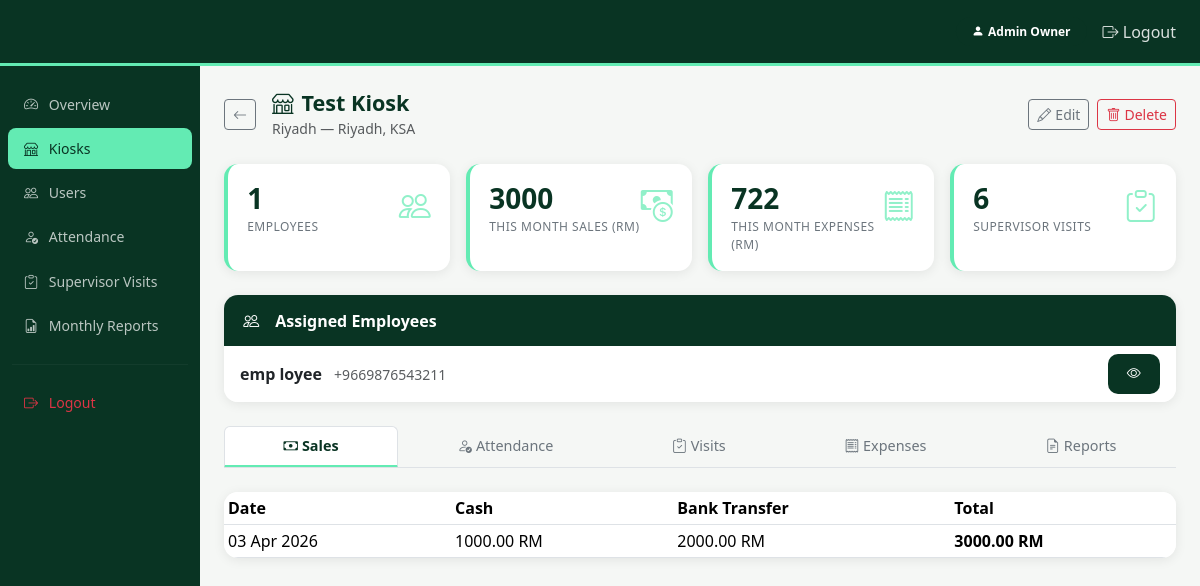
The page /owner/kiosk/3/ (signed in) on the database its author committed.
### accounts/models.py (models this page shows, shortened)
class User(AbstractUser):
    class Role(models.TextChoices):
        OWNER = 'owner', 'Owner'
        SUPERVISOR = 'supervisor', 'Supervisor'
        EMPLOYEE = 'employee', 'Employee'
    role = models.CharField(max_length=20, choices=Role.choices, default=Role.EMPLOYEE)
    phone = models.CharField(max_length=20, blank=True)
    profile_photo = models.ImageField(upload_to='profiles/', blank=True, null=True)
    kiosk = models.ForeignKey(
        'kiosks.Kiosk',
        on_delete=models.SET_NULL,
        null=True,
        blank=True,
        related_name='employees',
    )
    assigned_kiosks = models.ManyToManyField(
        'kiosks.Kiosk',
        blank=True,
        related_name='assigned_supervisors',
        help_text='Kiosks this supervisor is responsible for monitoring.',
    )
    @property
    def is_owner(self):
        return self.role == self.Role.OWNER

### kiosks/models.py (models this page shows, shortened)
class Kiosk(models.Model):
    name = models.CharField(max_length=100)
    location = models.CharField(max_length=200)
    address = models.TextField(blank=True)
    is_active = models.BooleanField(default=True)
    created_at = models.DateTimeField(auto_now_add=True)
    class Meta:
        ordering = ['name']

### sales/models.py (models this page shows, shortened)
class Sale(models.Model):
    kiosk = models.ForeignKey(
        'kiosks.Kiosk',
        on_delete=models.CASCADE,
        related_name='sales',
    )
    recorded_by = models.ForeignKey(
        settings.AUTH_USER_MODEL,
        on_delete=models.CASCADE,
        related_name='sales',
    )
    date = models.DateField()
    starting_cash        = models.DecimalField(max_digits=10, decimal_places=2, default=0)
    cash_amount          = models.DecimalField(max_digits=10, decimal_places=2, default=0)   # Cash Payments
    bank_transfer_amount = models.DecimalField(max_digits=10, decimal_places=2, default=0)   # QR Bank Account
    actual_cash          = models.DecimalField(max_digits=10, decimal_places=2, default=0)
    cashier_photo        = models.ImageField(upload_to='sales/cashier/', null=True, blank=True)
    notes = models.TextField(blank=True)
    created_at = models.DateTimeField(auto_now_add=True)
    class Meta:
        unique_together = ('kiosk', 'date')
        ordering = ['-date']
    @property
    def total(self):
        return self.cash_amount + self.bank_transfer_amount

### owner/views.py (the view)
# urls.py: path('kiosk/<int:kiosk_id>/', views.kiosk_detail, name='kiosk_detail'),
@login_required
@owner_required
def kiosk_detail(request, kiosk_id):
    kiosk = get_object_or_404(Kiosk, id=kiosk_id)
    today = timezone.localdate()
    this_month = today.replace(day=1)
    recent_sales = Sale.objects.filter(
        kiosk=kiosk, date__gte=this_month
    ).order_by('-date')
    recent_expenses = Expense.objects.filter(
        kiosk=kiosk, date__gte=this_month
    ).order_by('-date')
    recent_attendance = Attendance.objects.filter(
        kiosk=kiosk, date__gte=this_month
    ).select_related('employee').order_by('-date')
    recent_visits = SupervisorVisit.objects.filter(
        kiosk=kiosk
    ).select_related('supervisor').order_by('-date')[:10]
    recent_reports = DailyReport.objects.filter(
        kiosk=kiosk, date__gte=this_month
    ).select_related('submitted_by').order_by('-date')
    employees = kiosk.employees.filter(role='employee')
    month_sales = recent_sales.aggregate(
        cash=Sum('cash_amount'), bank=Sum('bank_transfer_amount')
    )
    total_month_sales = (month_sales['cash'] or 0) + (month_sales['bank'] or 0)
    total_month_expenses = recent_expenses.aggregate(
        t=Sum('amount')
    )['t'] or 0
    return render(request, 'owner/kiosk_detail.html', {
        'kiosk': kiosk,
        'employees': employees,
        'recent_sales': recent_sales,
        'recent_expenses': recent_expenses,
        'recent_attendance': recent_attendance,
        'recent_visits': recent_visits,
        'recent_reports': recent_reports,
        'total_month_sales': total_month_sales,
        'total_month_expenses': total_month_expenses,
        'today': today,
    })

### templates/owner/kiosk_detail.html (shortened to what this page needs)
{% extends 'base.html' %}
{% block content %}
<div class="d-flex align-items-center justify-content-between mb-2">
  <div class="d-flex align-items-center">
    <a href="{% url 'owner:kiosks_list' %}" class="btn btn-sm btn-outline-secondary me-3">
      <i class="bi bi-arrow-left"></i>
    </a>
    <div>
      <h4 class="fw-bold mb-0" style="color:var(--wt-dark);">
        <i class="bi bi-shop me-2"></i>{{ kiosk.name }}
      </h4>
      <small class="text-muted">{{ kiosk.location }}{% if kiosk.address %} — {{ kiosk.address }}{% endif %}</small>
    </div>
  </div>
  <div class="d-flex gap-2">
    <a href="{% url 'owner:edit_kiosk' kiosk.id %}" class="btn btn-sm btn-outline-secondary">
      <i class="bi bi-pencil me-1"></i>Edit
    </a>
    <a href="{% url 'owner:delete_kiosk' kiosk.id %}" class="btn btn-sm btn-outline-danger">
      <i class="bi bi-trash me-1"></i>Delete
    </a>
  </div>
</div>
<div class="row g-3 mb-4 mt-1">
  <div class="col-6 col-md-4 col-lg-3">
    <div class="stat-card">
      <div class="d-flex justify-content-between align-items-start">
        <div>
          <div class="stat-value">{{ employees.count }}</div>
          <div class="stat-label">Employees</div>
        </div>
        <i class="bi bi-people stat-icon"></i>
      </div>
    </div>
  </div>
  <div class="col-6 col-md-4 col-lg-3">
    <div class="stat-card">
      <div class="d-flex justify-content-between align-items-start">
        <div>
          <div class="stat-value">{{ total_month_sales }}</div>
          <div class="stat-label">This Month Sales (RM)</div>
        </div>
        <i class="bi bi-cash-coin stat-icon"></i>
      </div>
    </div>
  </div>
  <div class="col-6 col-md-4 col-lg-3">
    <div class="stat-card">
      <div class="d-flex justify-content-between align-items-start">
        <div>
          <div class="stat-value">{{ total_month_expenses }}</div>
          <div class="stat-label">This Month Expenses (RM)</div>
        </div>
        <i class="bi bi-receipt stat-icon"></i>
      </div>
    </div>
  </div>
  <div class="col-6 col-md-4 col-lg-3">
    <div class="stat-card">
      <div class="d-flex justify-content-between align-items-start">
        <div>
          <div class="stat-value">{{ recent_visits|length }}</div>
          <div class="stat-label">Supervisor Visits</div>
        </div>
        <i class="bi bi-clipboard-check stat-icon"></i>
      </div>
    </div>
  </div>
</div>
<div class="card card-wt mb-4">
  <div class="card-header"><i class="bi bi-people me-2"></i>Assigned Employees</div>
  <div class="card-body p-0">
    {% if employees %}
    <ul class="list-group list-group-flush">
      {% for emp in employees %}
      <li class="list-group-item d-flex justify-content-between align-items-center">
        <div>
          <strong>{{ emp.get_full_name|default:emp.username }}</strong>
          {% if emp.phone %}<span class="text-muted ms-2 small">{{ emp.phone }}</span>{% endif %}
        </div>
        <a href="{% url 'supervisor:employee_detail' emp.id %}" class="btn btn-sm btn-wt">
          <i class="bi bi-eye"></i>
        </a>
      </li>
      {% endfor %}
    </ul>
    {% else %}
    <p class="text-muted text-center py-3">No employees assigned.</p>
    {% endif %}
  </div>
</div>
<ul class="nav nav-tabs nav-fill mb-4">
  <li class="nav-item">
    <button class="nav-link active" data-bs-toggle="tab" data-bs-target="#kd-sales">
      <i class="bi bi-cash me-1"></i>Sales
    </button>
  </li>
  <li class="nav-item">
    <button class="nav-link" data-bs-toggle="tab" data-bs-target="#kd-att">
      <i class="bi bi-person-check me-1"></i>Attendance
    </button>
  </li>
  <li class="nav-item">
    <button class="nav-link" data-bs-toggle="tab" data-bs-target="#kd-visits">
      <i class="bi bi-clipboard-check me-1"></i>Visits
    </button>
  </li>
  <li class="nav-item">
    <button class="nav-link" data-bs-toggle="tab" data-bs-target="#kd-exp">
      <i class="bi bi-receipt me-1"></i>Expenses
    </button>
  </li>
  <li class="nav-item">
    <button class="nav-link" data-bs-toggle="tab" data-bs-target="#kd-reports">
      <i class="bi bi-file-earmark-text me-1"></i>Reports
    </button>
  </li>
</ul>
<div class="tab-content">
  <div class="tab-pane fade show active" id="kd-sales">
    <div class="card card-wt">
      <div class="card-body p-0">
        {% if recent_sales %}
        <div class="table-responsive">
          <table class="table table-sm table-hover mb-0">
            <thead class="table-wt">
              <tr>
                <th>Date</th>
                <th class="d-table-sm-none">Cash</th>
                <th class="d-table-sm-none">Bank Transfer</th>
                <th>Total</th>
              </tr>
            </thead>
            <tbody>
              {% for s in recent_sales %}
              <tr>
                <td>{{ s.date|date:"d M Y" }}</td>
                <td class="d-table-sm-none">{{ s.cash_amount }} RM</td>
                <td class="d-table-sm-none">{{ s.bank_transfer_amount }} RM</td>
                <td><strong>{{ s.total }} RM</strong></td>
              </tr>
              {% endfor %}
            </tbody>
          </table>
        </div>
        {% else %}
        <p class="text-muted text-center py-4">No sales this month.</p>
        {% endif %}
      </div>
    </div>
  </div>
</div>
{% endblock %}

### templates/base.html (shortened to what this page needs)
<!DOCTYPE html>
<html lang="en">
<head>
    {% load static %}
    <link href="https://cdn.jsdelivr.net/npm/bootstrap@5.3.3/dist/css/bootstrap.min.css" rel="stylesheet">
    <link href="https://cdn.jsdelivr.net/npm/bootstrap-icons@1.11.3/font/bootstrap-icons.min.css" rel="stylesheet">
    <link href="{% static 'css/wafaatech.css' %}" rel="stylesheet">
</head>
<body>
<nav class="navbar navbar-expand-lg navbar-wt">
    <div class="container-fluid px-3">
        <div class="collapse navbar-collapse" id="mainNav">
            <ul class="navbar-nav ms-auto align-items-center">
                {% if user.is_authenticated %}
                <li class="nav-item me-2">
                    <span class="badge badge-{{ user.role }} rounded-pill px-3 py-2">
                        <i class="bi bi-person-fill me-1"></i>{{ user.get_full_name|default:user.username }}
                    </span>
                </li>
                <li class="nav-item">
                    <a class="nav-link" href="{% url 'accounts:logout' %}">
                        <i class="bi bi-box-arrow-right"></i> Logout
                    </a>
                </li>
                {% endif %}
            </ul>
        </div>
    </div>
</nav>
<div class="container-fluid p-0">
    <div class="row g-0">
        {% if user.is_authenticated %}
        <div class="col-md-2 sidebar d-none d-md-block">
            <nav class="nav flex-column pt-2">
                {% if user.is_owner %}
                <a class="nav-link {% if request.resolver_match.url_name == 'dashboard' and 'owner' in request.path %}active{% endif %}"
                   href="{% url 'owner:dashboard' %}">
                    <i class="bi bi-speedometer2"></i> Overview
                </a>
                <a class="nav-link {% if request.resolver_match.url_name == 'kiosks_list' or request.resolver_match.url_name == 'kiosk_detail' %}active{% endif %}"
                   href="{% url 'owner:kiosks_list' %}">
                    <i class="bi bi-shop"></i> Kiosks
                </a>
                <a class="nav-link {% if 'employees' in request.path %}active{% endif %}"
                   href="{% url 'owner:employees_list' %}">
                    <i class="bi bi-people"></i> Users
                </a>
                <a class="nav-link {% if request.resolver_match.url_name == 'attendance' %}active{% endif %}"
                   href="{% url 'owner:attendance' %}">
                    <i class="bi bi-person-check"></i> Attendance
                </a>
                <a class="nav-link {% if request.resolver_match.url_name == 'visits' and 'owner' in request.path %}active{% endif %}"
                   href="{% url 'owner:visits' %}">
                    <i class="bi bi-clipboard-check"></i> Supervisor Visits
                </a>
                <a class="nav-link {% if request.resolver_match.url_name == 'reports' %}active{% endif %}"
                   href="{% url 'owner:reports' %}">
                    <i class="bi bi-file-earmark-bar-graph"></i> Monthly Reports
                </a>
                {% endif %}
                <hr style="border-color:rgba(255,255,255,0.15); margin: 1rem 12px;">
                <a class="nav-link text-danger" href="{% url 'accounts:logout' %}">
                    <i class="bi bi-box-arrow-right"></i> Logout
                </a>
            </nav>
        </div>
        {% endif %}
        <div class="col-12 {% if user.is_authenticated %}col-md-10{% endif %} p-3 p-md-4">
            {% block content %}{% endblock %}
        </div>
    </div>
</div>
</body>
</html>

### static/css/wafaatech.css (style rules this page uses)
:root { --wt-dark: #093423; --wt-dark-2: #0d4a30; --wt-mint: #63ebb3; --wt-mint-2: #4fd9a0; --wt-light: #f0fdf7; --wt-text: #1a1a1a; --wt-shadow: 0 2px 12px rgba(0,0,0,0.08); --bottom-nav-h: 64px; --navbar-h: 66px; --sidebar-w: 220px; }
*, *::before, *::after { box-sizing: border-box; }
body { font-family: 'Segoe UI', system-ui, -apple-system, sans-serif; background: #f5f7f5; color: var(--wt-text); -webkit-tap-highlight-color: transparent; }
.navbar-wt { background-color: var(--wt-dark); border-bottom: 3px solid var(--wt-mint); position: sticky; top: 0; z-index: 1030; min-height: var(--navbar-h); }
.navbar-wt .nav-link { color: rgba(255,255,255,0.85) !important; font-weight: 500; }
.sidebar { background-color: var(--wt-dark); min-height: calc(100vh - var(--navbar-h)); padding-top: 0.5rem; position: sticky; top: var(--navbar-h); height: calc(100vh - var(--navbar-h)); overflow-y: auto; overflow-x: hidden; }
.sidebar .nav-link { color: rgba(255,255,255,0.72); padding: 0.6rem 1rem; border-radius: 8px; margin: 2px 8px; font-size: 0.88rem; font-weight: 500; transition: background 0.15s, color 0.15s; white-space: nowrap; overflow: hidden; text-overflow: ellipsis; }
.sidebar .nav-link:hover, .sidebar .nav-link.active { background: var(--wt-mint); color: var(--wt-dark) !important; }
.sidebar .nav-link i { width: 20px; margin-right: 7px; flex-shrink: 0; }
.card-wt { border: none; border-radius: 14px; box-shadow: var(--wt-shadow); overflow: hidden; }
.card-wt .card-header { background: var(--wt-dark); color: white; font-weight: 600; padding: 0.85rem 1.2rem; border-bottom: none; display: flex; align-items: center; flex-wrap: wrap; gap: 0.5rem; }
.stat-card { background: white; border-radius: 14px; padding: 1.1rem 1.2rem; border-left: 4px solid var(--wt-mint); box-shadow: var(--wt-shadow); height: 100%; }
.stat-card .stat-value { font-size: clamp(1.3rem, 3vw, 1.75rem); font-weight: 700; color: var(--wt-dark); line-height: 1.15; word-break: break-all; }
.stat-card .stat-label { color: #6c757d; font-size: 0.75rem; text-transform: uppercase; letter-spacing: 0.5px; margin-top: 4px; }
.stat-card .stat-icon { font-size: 2rem; color: var(--wt-mint); opacity: 0.7; flex-shrink: 0; }
.btn-wt { background: var(--wt-dark); color: white; border: none; border-radius: 10px; padding: 0.5rem 1.2rem; font-weight: 600; min-height: 40px; transition: background 0.15s, color 0.15s; }
.table-responsive { -webkit-overflow-scrolling: touch; border-radius: 0 0 14px 14px; }
.d-table-sm-none { display: table-cell; }
.badge-owner { background: var(--wt-dark); color: white; }
.nav-tabs { flex-wrap: nowrap; overflow-x: auto; overflow-y: hidden; }
.nav-tabs .nav-link { color: #6c757d; white-space: nowrap; font-size: 0.9rem; }
.nav-tabs .nav-link.active { color: var(--wt-dark); font-weight: 700; border-bottom: 3px solid var(--wt-mint); }
h4.fw-bold { font-size: clamp(1rem, 2.5vw, 1.35rem); }

### rows shown on the page
User: get_full_name "Admin Owner"
Kiosk: name "Test Kiosk", location "Riyadh", address "Riyadh, KSA"
User: get_full_name "emp loyee", phone "+9669876543211"
Sale: date "03 Apr 2026", cash_amount "1000.00", bank_transfer_amount "2000.00", total "3000.00"

### other values the page prints
{{ employees.count }} "1"
{{ total_month_sales }} "3000"
{{ total_month_expenses }} "722"
{{ recent_visits|length }} "6"
